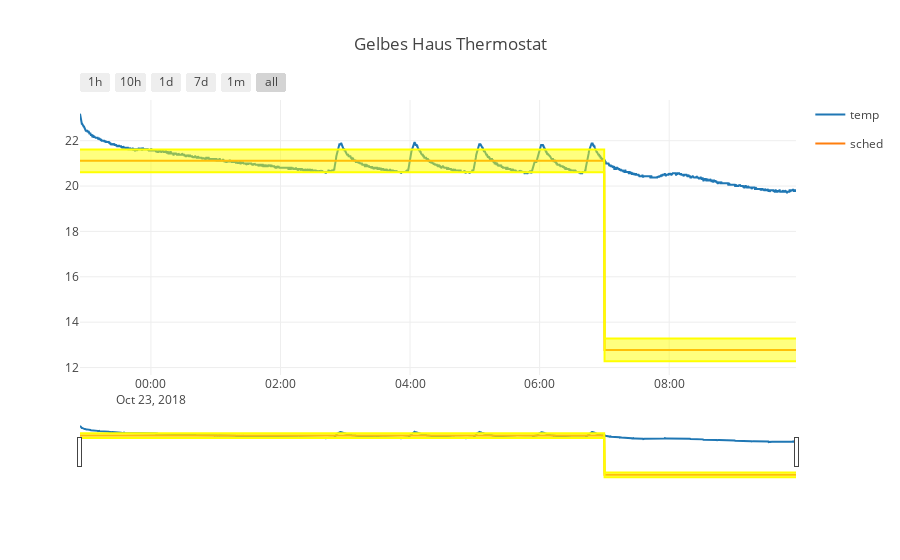

The notebook cell this image was saved under:
### Code cell
iplot(fig)

### Figure 1 — Plotly figure (JSON) as saved in the notebook; plotly's stock layout.template omitted (floating-point values rounded to 4 significant figures; data arrays with more than 128 entries replaced by an {"elided": "..."} marker saying what was removed)
{"data": [{"name": "temp", "type": "scatter", "uid": "3c28ac64-d6dd-11e8-a4f5-57553fb2099f", "x": {"elided": "1987 str values"}, "y": {"elided": "1987 float values"}}, {"legendgroup": "sched", "name": "sched", "type": "scatter", "uid": "3c28af20-d6dd-11e8-a4f5-57553fb2099f", "x": {"elided": "1987 str values"}, "y": {"elided": "1987 float values"}}, {"hoverinfo": "skip", "legendgroup": "sched", "line": {"color": "yellow"}, "opacity": 0.1, "showlegend": false, "type": "scatter", "uid": "3c28b0a6-d6dd-11e8-a4f5-57553fb2099f", "x": {"elided": "1987 str values"}, "y": {"elided": "1987 float values"}}, {"fill": "tonexty", "hoverinfo": "skip", "legendgroup": "sched", "line": {"color": "yellow"}, "opacity": 0.1, "showlegend": false, "type": "scatter", "uid": "3c28b1fa-d6dd-11e8-a4f5-57553fb2099f", "x": {"elided": "1987 str values"}, "y": {"elided": "1987 float values"}}], "layout": {"title": "Gelbes Haus Thermostat", "xaxis": {"rangeselector": {"buttons": [{"count": 1, "label": "1h", "step": "hour", "stepmode": "backward"}, {"count": 10, "label": "10h", "step": "hour", "stepmode": "backward"}, {"count": 1, "label": "1d", "step": "day", "stepmode": "backward"}, {"count": 7, "label": "7d", "step": "day", "stepmode": "backward"}, {"count": 1, "label": "1m", "step": "month", "stepmode": "backward"}, {"step": "all"}]}, "rangeslider": {"visible": true}, "type": "date"}}}
